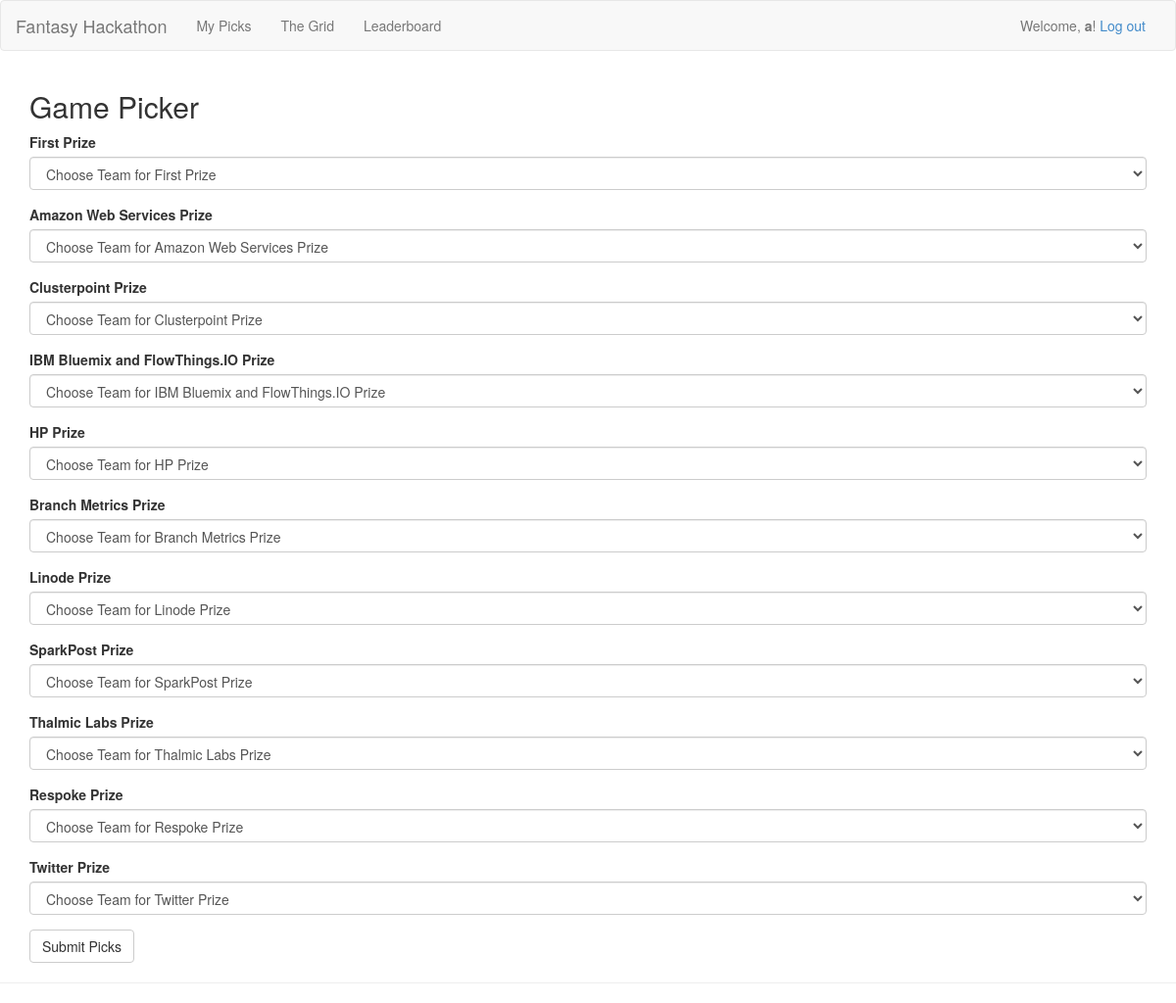
/games/yourpicks/ (signed in), run on the app's committed database.
### picks/models.py (models this page shows, shortened)
class Game(models.Model):
    game = models.CharField(max_length = 80)
    kickoff_time = models.DateTimeField()
    weight = models.IntegerField(default = 1)
    totalscore = models.IntegerField(null=True, blank=True)
    season = models.CharField(max_length = 80)

### picks/views.py (the view)
def pickwinners(request):
    if not request.user.is_authenticated():
        return HttpResponseRedirect(reverse('accounts:login_page'))
    game_list = Game.objects.filter(season=currentseason)
    user_ob = request.user
    context = {'game_list': game_list, 'user_ob': user_ob}
    return render(request, 'picks/gamepicks.html', context)

### picks/templates/picks/gamepicks.html (shortened to what this page needs)
{% extends "base.html" %}
{% block content %}
<div class="container">
    <h2>Game Picker</h2>
    {% if game_list %}
	    <form action="{% url 'picks:index' %}" method="post" role="form">
        {% for bowl in game_list|dictsort:"kickoff_time" %}
          <div class="form-group">
	            <label for="game">{{ bowl.game }}</label>
		        <select name="{{ bowl.id }}" class="form-control">
			        <option value="">Choose Team for {{ bowl.game }}</option>
		        </select>
		      </div>
          {% endfor %}
	      <button type="submit" class="btn btn-default">Submit Picks</button>
	    </form>
    {% else %}
        <p>No games are available<p>
    {% endif %}
</div>
{% endblock %}

### templates/base.html (shortened to what this page needs)
<!DOCTYPE html>
{% load staticfiles %}
<html>
  <head>
  <link href="{% static 'css/bootstrap.min.css' %}" rel="stylesheet" media="screen">
  </head>
  <body>
  	<nav class="navbar navbar-default">
  		<div class="container-fluid">
  			<div class="navbar-header">
  				<a class="navbar-brand" href="{% url 'home' %}">Fantasy Hackathon</a>
  			</div>
  			<div class="collapse navbar-collapse">
  				<ul class="nav navbar-nav">
  					<li><a href="{% url 'picks:index' %}">My Picks</a></li>
  					<li><a href="{% url 'picks:grid' %}">The Grid</a></li>
  					<li><a href="{% url 'picks:leaderboard' %}">Leaderboard</a></li>
  				</ul>
    			<ul class="nav navbar-nav navbar-right">
    				{% if user.is_active %}
    				<p class="navbar-text">Welcome, <strong>{% firstof user.get_short_name user.get_username %}</strong>!
    				{% block userlinks %}
    					<a href="{% url 'accounts:logout' %}">Log out</a>
    				{% endblock %}
    				{% else %}
    				<p class="navbar-text">Welcome, Guest!
    					<a href="{% url 'accounts:login_page' %}">Log In</a> or
    					<a href="{% url 'accounts:registration_page' %}">Register</a> to start making your picks
    				{% endif %}
          </ul>
  			</div>
  		</div>
  	</nav>
    {% block content %}{% endblock %}
    <hr>
  </body>
</html>

### data on the page
Game: game "First Prize"
Game: game "Amazon Web Services Prize"
Game: game "Clusterpoint Prize"
Game: game "IBM Bluemix and FlowThings.IO Prize"
Game: game "HP Prize"
Game: game "Branch Metrics Prize"
Game: game "Linode Prize"
Game: game "SparkPost Prize"
Game: game "Thalmic Labs Prize"
Game: game "Respoke Prize"
Game: game "Twitter Prize"
